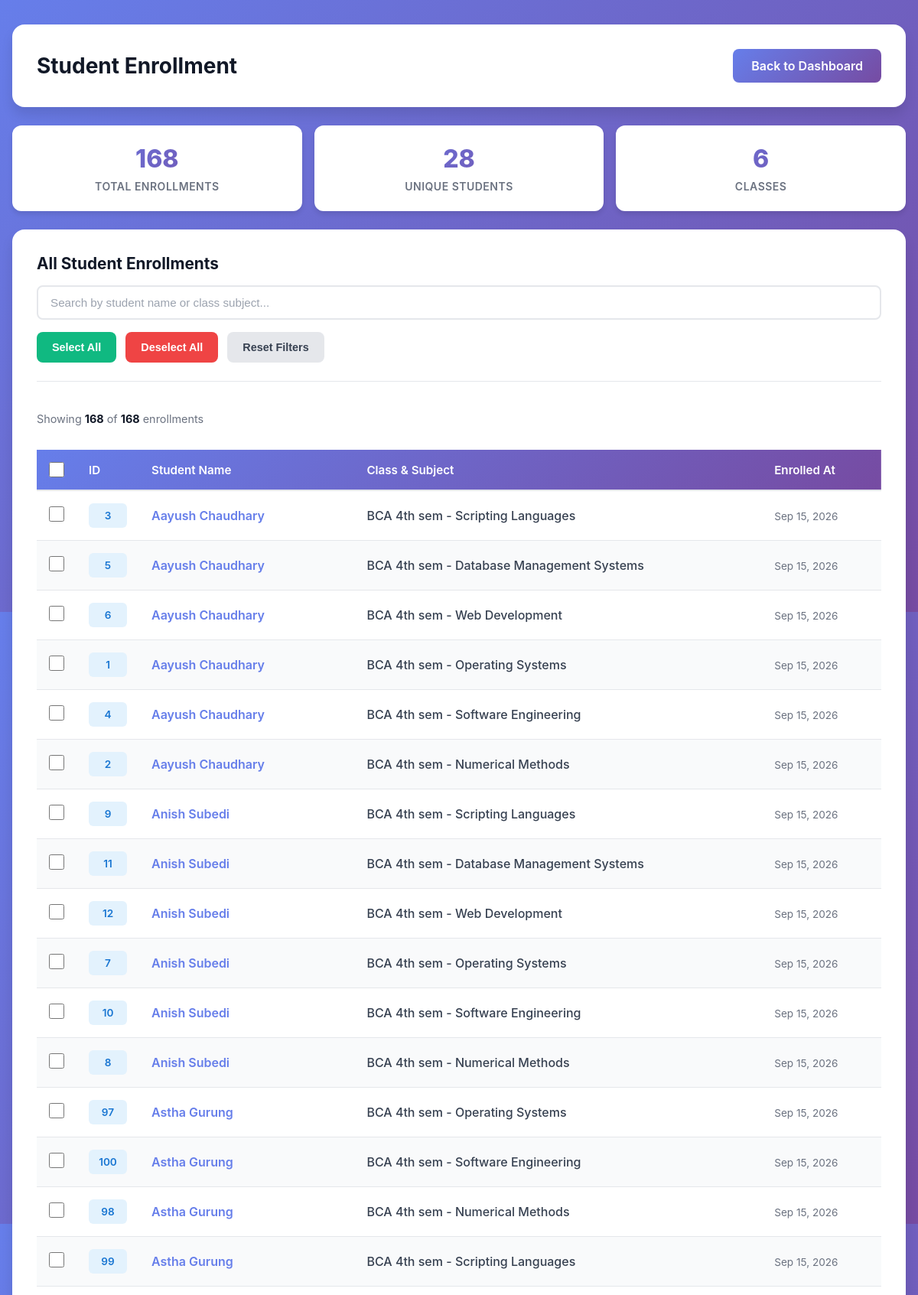
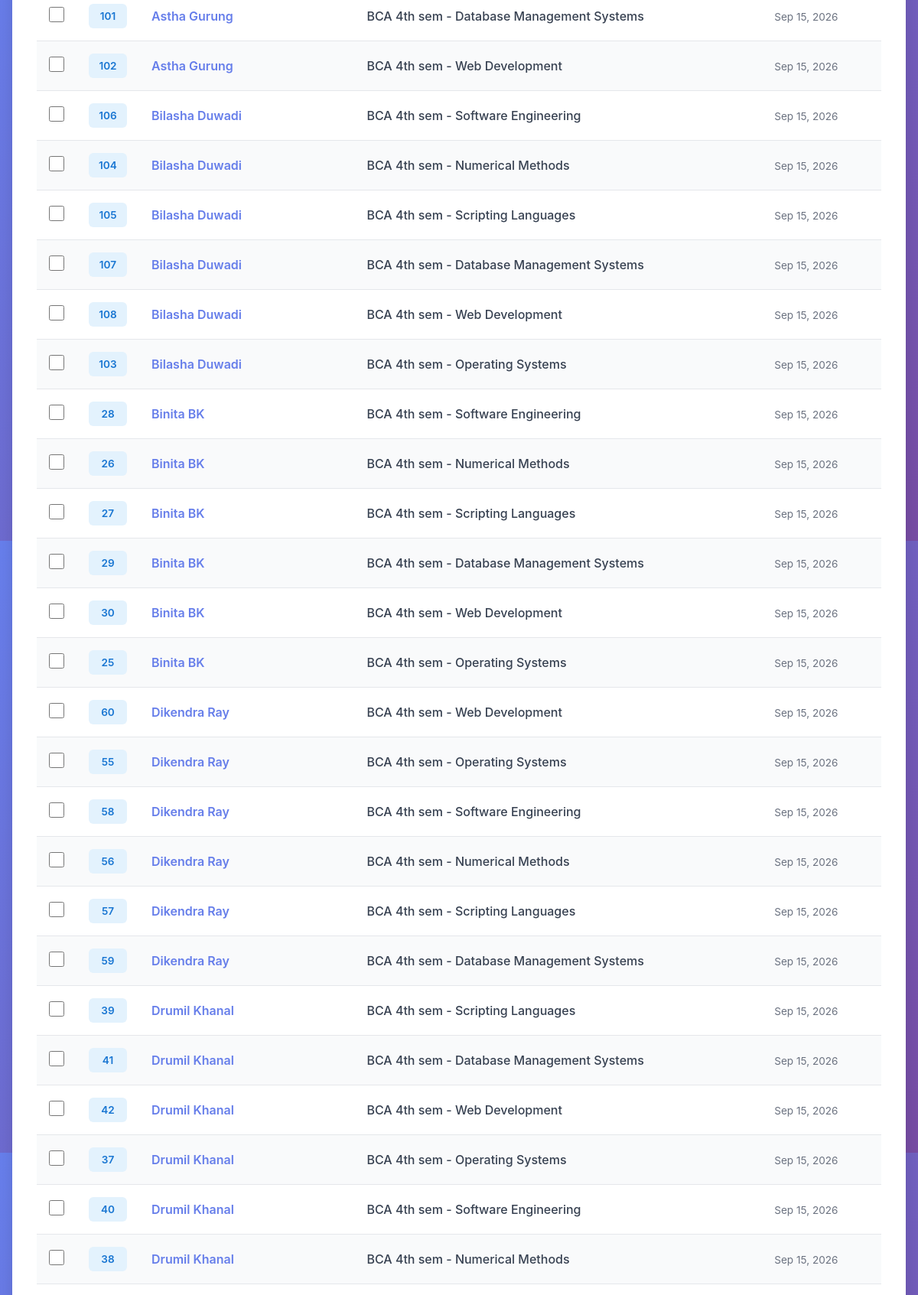
Page /teacher/view_enrollments.php (signed in, upper part) on the committed database (2 pictures, top to bottom).
### tables this page shows
CREATE TABLE IF NOT EXISTS student_enrollment (
  id INT AUTO_INCREMENT PRIMARY KEY,
  student_id INT NOT NULL,
  class_subject_id INT NOT NULL,
  enrolled_at TIMESTAMP DEFAULT CURRENT_TIMESTAMP,
  UNIQUE KEY unique_enrollment (student_id, class_subject_id),
  FOREIGN KEY (student_id) REFERENCES student(id) ON DELETE CASCADE,
  FOREIGN KEY (class_subject_id) REFERENCES class_subject(id) ON DELETE CASCADE,
  INDEX idx_student_id (student_id),
  INDEX idx_class_subject_id (class_subject_id)
);

CREATE TABLE IF NOT EXISTS student (
  id INT AUTO_INCREMENT PRIMARY KEY,
  student_no VARCHAR(50) NOT NULL UNIQUE,
  full_name VARCHAR(100) NOT NULL,
  email VARCHAR(100),
  phone VARCHAR(20),
  password_hash VARCHAR(255) NOT NULL,
  is_active BOOLEAN DEFAULT TRUE,
  created_at TIMESTAMP DEFAULT CURRENT_TIMESTAMP,
  updated_at TIMESTAMP DEFAULT CURRENT_TIMESTAMP ON UPDATE CURRENT_TIMESTAMP,
  INDEX idx_student_no (student_no),
  INDEX idx_is_active (is_active),
  INDEX idx_full_name (full_name)
);

### src/teacher/view_enrollments.php (the view, shortened to what this page needs)
<?php
$pdo = db();
$stmt = $pdo->prepare("
    SELECT
        se.id,
        se.student_id,
        s.full_name as student_name,
        se.class_subject_id,
        CONCAT(cs.class_name, ' - ', cs.subject_name) as class_subject_name,
        se.enrolled_at
    FROM student_enrollment se
    JOIN student s ON s.id = se.student_id
    JOIN class_subject cs ON cs.id = se.class_subject_id
    ORDER BY s.full_name ASC, cs.class_name ASC
");
$stmt->execute();
$enrollments = $stmt->fetchAll(PDO::FETCH_ASSOC);
?>
<!DOCTYPE html>
<html lang="en">
<head>
</head>
<body>
    <div class="container">
        <div class="header">
            <h1>Student Enrollment</h1>
            <a href="/teacher/dashboard.php">Back to Dashboard</a>
        </div>
        <div class="stats-grid">
            <div class="stat-card">
                <div class="stat-number"><?= count($enrollments) ?></div>
                <div class="stat-label">Total Enrollments</div>
            </div>
            <div class="stat-card">
                <div class="stat-number">
                    <?php
                    $uniqueStudents = count(array_unique(array_column($enrollments, 'student_id')));
                    echo $uniqueStudents;
                    ?>
                </div>
                <div class="stat-label">Unique Students</div>
            </div>
            <div class="stat-card">
                <div class="stat-number">
                    <?php
                    $uniqueClasses = count(array_unique(array_column($enrollments, 'class_subject_id')));
                    echo $uniqueClasses;
                    ?>
                </div>
                <div class="stat-label">Classes</div>
            </div>
        </div>
        <div class="card">
            <h2>All Student Enrollments</h2>
            <div class="search-section">
                <div class="search-row">
                    <div class="search-box">
                        <input
                            type="text"
                            id="searchInput"
                            placeholder="Search by student name or class subject..."
                            onkeyup="filterTable()"
                        >
                    </div>
                </div>
                <div class="filter-buttons">
                    <button class="btn btn-success" onclick="selectAll()">Select All</button>
                    <button class="btn btn-danger" onclick="deselectAll()">Deselect All</button>
                    <button class="btn btn-secondary" onclick="resetFilters()">Reset Filters</button>
                </div>
            </div>
            <div class="results-counter">
                <div>
                    Showing <strong id="visibleCount"><?= count($enrollments) ?></strong> of
                    <strong id="totalCount"><?= count($enrollments) ?></strong> enrollments
                </div>
            </div>
            <?php if (empty($enrollments)): ?>
                <div class="empty-state">
                    <div class="empty-state-icon"></div>
                    <p>No enrollments found</p>
                </div>
            <?php else: ?>
                <div class="table-wrapper">
                    <table id="enrollmentTable">
                        <thead>
                            <tr>
                                <th style="width: 50px;">
                                    <div class="checkbox-wrapper">
                                        <input
                                            type="checkbox"
                                            id="selectAllCheckbox"
                                            class="table-checkbox"
                                            onchange="toggleSelectAll(this)"
                                        >
                                    </div>
                                </th>
                                <th style="width: 80px;">ID</th>
                                <th>Student Name</th>
                                <th>Class & Subject</th>
                                <th>Enrolled At</th>
                            </tr>
                        </thead>
                        <tbody id="tableBody">
                            <?php foreach ($enrollments as $enrollment): ?>
                                <tr class="enrollment-row" data-enrollment-id="<?= (int)$enrollment['id'] ?>">
                                    <td>
                                        <input
                                            type="checkbox"
                                            class="table-checkbox row-checkbox"
                                            onchange="updateSelectionInfo(); updateHeaderCheckbox()"
                                            data-student-id="<?= (int)$enrollment['student_id'] ?>"
                                            data-class-id="<?= (int)$enrollment['class_subject_id'] ?>"
                                        >
                                    </td>
                                    <td>
                                        <span class="id-cell"><?= (int)$enrollment['id'] ?></span>
                                    </td>
                                    <td>
                                        <span class="student-name">
                                            <?= htmlspecialchars($enrollment['student_name']) ?>
                                        </span>
                                    </td>
                                    <td>
                                        <span class="class-subject">
                                            <?= htmlspecialchars($enrollment['class_subject_name']) ?>
                                        </span>
                                    </td>
                                    <td>
                                        <span class="enrolled-at">
                                            <?= date('M d, Y', strtotime($enrollment['enrolled_at'])) ?>
                                        </span>
                                    </td>
                                </tr>
                            <?php endforeach; ?>
                        </tbody>
                    </table>
                </div>
            <?php endif; ?>
        </div>
    </div>
</body>
</html>

### src/teacher/view_enrollments.php (style rules this page uses)
* { margin: 0; padding: 0; box-sizing: border-box; }
body { font-family: -apple-system, BlinkMacSystemFont, 'Segoe UI', 'Roboto', sans-serif; background: linear-gradient(135deg, #667eea 0%, #764ba2 100%); min-height: 100vh; padding: 2rem 1rem; }
.container { max-width: 1200px; margin: 0 auto; }
.header { background: white; padding: 2rem; border-radius: 1rem; margin-bottom: 1.5rem; box-shadow: 0 10px 15px rgba(0, 0, 0, 0.1); display: flex; justify-content: space-between; align-items: center; }
.header h1 { font-size: 1.75rem; font-weight: 700; color: #111827; }
.header a { color: white; background: linear-gradient(135deg, #667eea 0%, #764ba2 100%); padding: 0.75rem 1.5rem; border-radius: 0.5rem; text-decoration: none; font-weight: 600; transition: all 0.2s; }
.stats-grid { display: grid; grid-template-columns: repeat(auto-fit, minmax(200px, 1fr)); gap: 1rem; margin-bottom: 1.5rem; }
.stat-card { background: white; padding: 1.5rem; border-radius: 0.75rem; box-shadow: 0 4px 6px rgba(0, 0, 0, 0.1); text-align: center; }
.stat-number { font-size: 2rem; font-weight: 800; background: linear-gradient(135deg, #667eea 0%, #764ba2 100%); -webkit-background-clip: text; -webkit-text-fill-color: transparent; background-clip: text; }
.stat-label { color: #6b7280; font-size: 0.875rem; margin-top: 0.5rem; font-weight: 600; text-transform: uppercase; letter-spacing: 0.5px; }
.card { background: white; border-radius: 1rem; box-shadow: 0 10px 15px rgba(0, 0, 0, 0.1); padding: 2rem; }
.card h2 { font-size: 1.3rem; color: #111827; margin-bottom: 1rem; font-weight: 700; }
.search-section { display: flex; flex-direction: column; gap: 1rem; margin-bottom: 1.5rem; padding-bottom: 1.5rem; border-bottom: 1px solid #e5e7eb; }
.search-row { display: flex; gap: 0.75rem; flex-wrap: wrap; align-items: center; }
.search-box { flex: 1; min-width: 250px; }
.search-box input { width: 100%; padding: 0.75rem 1rem; border: 2px solid #e5e7eb; border-radius: 0.5rem; font-size: 0.95rem; transition: all 0.2s; }
.search-box input::placeholder { color: #9ca3af; }
.filter-buttons { display: flex; gap: 0.75rem; flex-wrap: wrap; }
.btn { padding: 0.75rem 1.25rem; background: #667eea; color: white; border: none; border-radius: 0.5rem; cursor: pointer; font-weight: 600; font-size: 0.9rem; transition: all 0.2s; }
.btn-secondary { background: #e5e7eb; color: #374151; }
.btn-success { background: #10b981; }
.btn-danger { background: #ef4444; }
.checkbox-wrapper { display: flex; align-items: center; gap: 0.5rem; }
.checkbox-wrapper input[type="checkbox"] { width: 1.25rem; height: 1.25rem; cursor: pointer; accent-color: #667eea; }
.table-wrapper { overflow-x: auto; }
table { width: 100%; border-collapse: collapse; }
table thead { background: linear-gradient(135deg, #667eea 0%, #764ba2 100%); color: white; }
table th { padding: 1rem; text-align: left; font-weight: 600; font-size: 0.95rem; border-bottom: 2px solid #e5e7eb; }
table td { padding: 1rem; border-bottom: 1px solid #e5e7eb; }
table tbody tr { transition: background-color 0.2s; }
table tbody tr:nth-child(even) { background: #f9fafb; }
.table-checkbox { width: 1.25rem; height: 1.25rem; cursor: pointer; accent-color: #667eea; }
.id-cell { background: #e3f2fd; color: #1976d2; font-weight: 600; border-radius: 0.375rem; padding: 0.5rem 0.75rem; text-align: center; font-size: 0.85rem; min-width: 50px; display: inline-block; }
.student-name { color: #667eea; font-weight: 600; }
.class-subject { color: #374151; font-weight: 500; }
.enrolled-at { color: #6b7280; font-size: 0.85rem; }
.results-counter { display: flex; justify-content: space-between; align-items: center; padding: 1rem 0; margin-bottom: 1rem; color: #6b7280; font-size: 0.9rem; }
.results-counter strong { color: #111827; }

### rows in the picture
student_enrollment: id "3", student.full_name "Aayush Chaudhary", class_subject_name "BCA 4th sem - Scripting Languages", enrolled_at "Sep 15, 2026"
student_enrollment: id "5", student.full_name "Aayush Chaudhary", class_subject_name "BCA 4th sem - Database Management Systems", enrolled_at "Sep 15, 2026"
student_enrollment: id "6", student.full_name "Aayush Chaudhary", class_subject_name "BCA 4th sem - Web Development", enrolled_at "Sep 15, 2026"
student_enrollment: id "1", student.full_name "Aayush Chaudhary", class_subject_name "BCA 4th sem - Operating Systems", enrolled_at "Sep 15, 2026"
student_enrollment: id "4", student.full_name "Aayush Chaudhary", class_subject_name "BCA 4th sem - Software Engineering", enrolled_at "Sep 15, 2026"
student_enrollment: id "2", student.full_name "Aayush Chaudhary", class_subject_name "BCA 4th sem - Numerical Methods", enrolled_at "Sep 15, 2026"
student_enrollment: id "9", student.full_name "Anish Subedi", class_subject_name "BCA 4th sem - Scripting Languages", enrolled_at "Sep 15, 2026"
student_enrollment: id "11", student.full_name "Anish Subedi", class_subject_name "BCA 4th sem - Database Management Systems", enrolled_at "Sep 15, 2026"
student_enrollment: id "12", student.full_name "Anish Subedi", class_subject_name "BCA 4th sem - Web Development", enrolled_at "Sep 15, 2026"
student_enrollment: id "7", student.full_name "Anish Subedi", class_subject_name "BCA 4th sem - Operating Systems", enrolled_at "Sep 15, 2026"
student_enrollment: id "10", student.full_name "Anish Subedi", class_subject_name "BCA 4th sem - Software Engineering", enrolled_at "Sep 15, 2026"
student_enrollment: id "8", student.full_name "Anish Subedi", class_subject_name "BCA 4th sem - Numerical Methods", enrolled_at "Sep 15, 2026"
student_enrollment: id "97", student.full_name "Astha Gurung", class_subject_name "BCA 4th sem - Operating Systems", enrolled_at "Sep 15, 2026"
student_enrollment: id "100", student.full_name "Astha Gurung", class_subject_name "BCA 4th sem - Software Engineering", enrolled_at "Sep 15, 2026"
student_enrollment: id "98", student.full_name "Astha Gurung", class_subject_name "BCA 4th sem - Numerical Methods", enrolled_at "Sep 15, 2026"
student_enrollment: id "99", student.full_name "Astha Gurung", class_subject_name "BCA 4th sem - Scripting Languages", enrolled_at "Sep 15, 2026"
student_enrollment: id "101", student.full_name "Astha Gurung", class_subject_name "BCA 4th sem - Database Management Systems", enrolled_at "Sep 15, 2026"
student_enrollment: id "102", student.full_name "Astha Gurung", class_subject_name "BCA 4th sem - Web Development", enrolled_at "Sep 15, 2026"
student_enrollment: id "106", student.full_name "Bilasha Duwadi", class_subject_name "BCA 4th sem - Software Engineering", enrolled_at "Sep 15, 2026"
student_enrollment: id "104", student.full_name "Bilasha Duwadi", class_subject_name "BCA 4th sem - Numerical Methods", enrolled_at "Sep 15, 2026"
student_enrollment: id "105", student.full_name "Bilasha Duwadi", class_subject_name "BCA 4th sem - Scripting Languages", enrolled_at "Sep 15, 2026"
student_enrollment: id "107", student.full_name "Bilasha Duwadi", class_subject_name "BCA 4th sem - Database Management Systems", enrolled_at "Sep 15, 2026"
student_enrollment: id "108", student.full_name "Bilasha Duwadi", class_subject_name "BCA 4th sem - Web Development", enrolled_at "Sep 15, 2026"
student_enrollment: id "103", student.full_name "Bilasha Duwadi", class_subject_name "BCA 4th sem - Operating Systems", enrolled_at "Sep 15, 2026"
student_enrollment: id "28", student.full_name "Binita BK", class_subject_name "BCA 4th sem - Software Engineering", enrolled_at "Sep 15, 2026"
student_enrollment: id "26", student.full_name "Binita BK", class_subject_name "BCA 4th sem - Numerical Methods", enrolled_at "Sep 15, 2026"
student_enrollment: id "27", student.full_name "Binita BK", class_subject_name "BCA 4th sem - Scripting Languages", enrolled_at "Sep 15, 2026"
student_enrollment: id "29", student.full_name "Binita BK", class_subject_name "BCA 4th sem - Database Management Systems", enrolled_at "Sep 15, 2026"
student_enrollment: id "30", student.full_name "Binita BK", class_subject_name "BCA 4th sem - Web Development", enrolled_at "Sep 15, 2026"
student_enrollment: id "25", student.full_name "Binita BK", class_subject_name "BCA 4th sem - Operating Systems", enrolled_at "Sep 15, 2026"
student_enrollment: id "60", student.full_name "Dikendra Ray", class_subject_name "BCA 4th sem - Web Development", enrolled_at "Sep 15, 2026"
student_enrollment: id "55", student.full_name "Dikendra Ray", class_subject_name "BCA 4th sem - Operating Systems", enrolled_at "Sep 15, 2026"
student_enrollment: id "58", student.full_name "Dikendra Ray", class_subject_name "BCA 4th sem - Software Engineering", enrolled_at "Sep 15, 2026"
student_enrollment: id "56", student.full_name "Dikendra Ray", class_subject_name "BCA 4th sem - Numerical Methods", enrolled_at "Sep 15, 2026"
student_enrollment: id "57", student.full_name "Dikendra Ray", class_subject_name "BCA 4th sem - Scripting Languages", enrolled_at "Sep 15, 2026"
student_enrollment: id "59", student.full_name "Dikendra Ray", class_subject_name "BCA 4th sem - Database Management Systems", enrolled_at "Sep 15, 2026"
student_enrollment: id "39", student.full_name "Drumil Khanal", class_subject_name "BCA 4th sem - Scripting Languages", enrolled_at "Sep 15, 2026"
student_enrollment: id "41", student.full_name "Drumil Khanal", class_subject_name "BCA 4th sem - Database Management Systems", enrolled_at "Sep 15, 2026"
student_enrollment: id "42", student.full_name "Drumil Khanal", class_subject_name "BCA 4th sem - Web Development", enrolled_at "Sep 15, 2026"
student_enrollment: id "37", student.full_name "Drumil Khanal", class_subject_name "BCA 4th sem - Operating Systems", enrolled_at "Sep 15, 2026"
student_enrollment: id "40", student.full_name "Drumil Khanal", class_subject_name "BCA 4th sem - Software Engineering", enrolled_at "Sep 15, 2026"
student_enrollment: id "38", student.full_name "Drumil Khanal", class_subject_name "BCA 4th sem - Numerical Methods", enrolled_at "Sep 15, 2026"

### other values in the picture
count($enrollments) "168"
$uniqueStudents "28"
$uniqueClasses "6"
